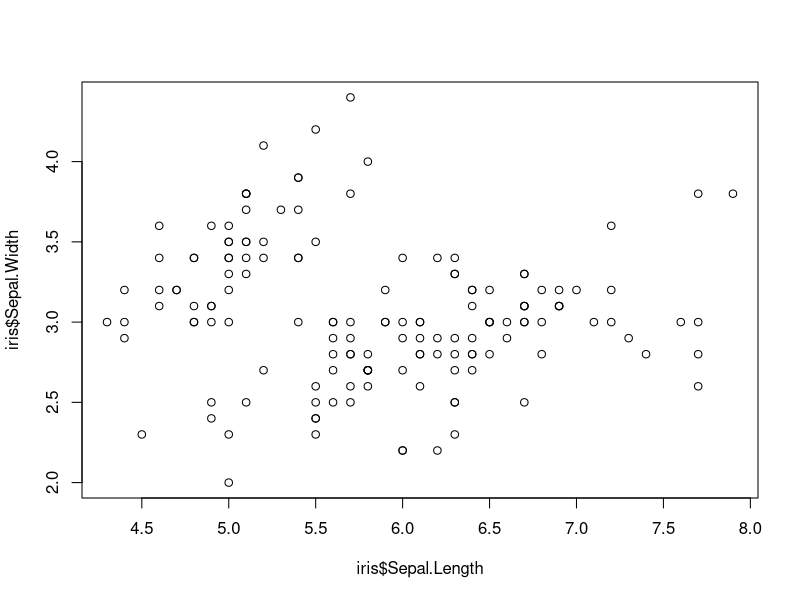
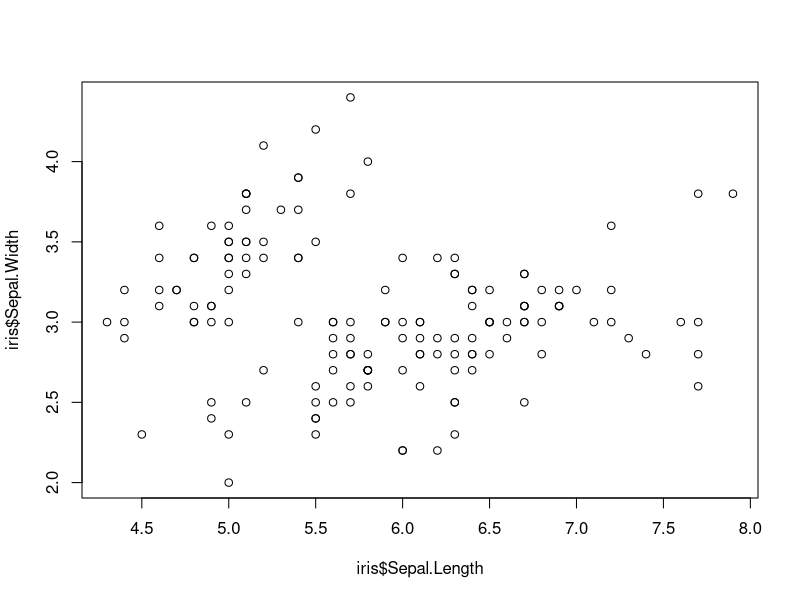

Write R code to recreate these figures, in order.
## ---- chunk 1
iris

plot(iris$Sepal.Length, iris$Sepal.Width)
## ---- chunk 2
# this is a code chunk!
## ---- chunk 3
# this plot will be executed
plot(iris$Sepal.Length, iris$Sepal.Width)

# this one won't
# plot(iris$Petal.Length, iris$Petal.Width)
